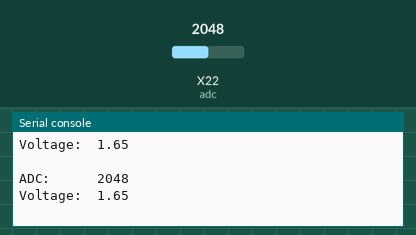
Bench run of a program on a simulated pyboard running MicroPython. Parts: the last lines printed to the serial console. The test bench sets the inputs (shaded band); at power-on: X22 (adc) = 2048 (analog values on the 0–4095 scale). Library files of the repository ran but are not shown: 1 file(s).

Above: at 1.2 s.
1.3 s: X22 (adc) set to 491
At 1.9 s:
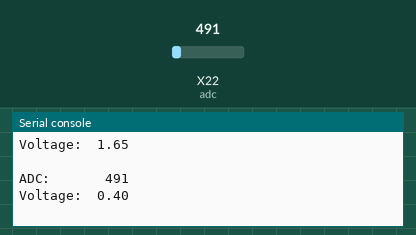
3.5 s: X22 (adc) set to 0
At 3.9 s:
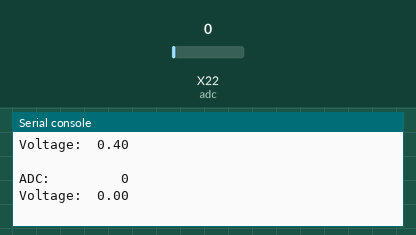
Timing chart, 0 to 6.5 s (numbered marks = the images above; inputs shaded):
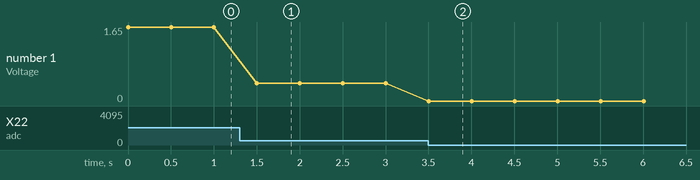

The program:

main.py
```python
###############################################################################
# main.py
#
# simple script to read the value of a flex sensor every 500ms and print
# its value to the REPL. The pin connected to Pin X22 on the pyboard, should
# have a pull-up resistor of 10K connected to it as well. The other pin of the
# flex sensor should be connected to ground.
#
# Created: 10/05/17
#   - Joshua Vaughan
#   - joshua.vaughan@louisiana.edu
#   - http://www.ucs.louisiana.edu/~jev9637
#
# Modified:
#   *
#
# TODO:
#   *
###############################################################################

import pyb      # import the pyboard module
import time     # import the time module

# Set up the analog-to-digital converter
adc = pyb.ADC(pyb.Pin("X22"))

# Now read the pot every 500ms, forever
while (True):
    # Read the value of the flex sensor. It should be in the range 0-4095
    flex_value = adc.read()

    # We can convert the value to the voltage we are reading.
    # 0=0V and 4095=3.3V
    voltage = 3.3 / 4095 * flex_value

    # print out the values, nicely formatted
    print("ADC:     {:5d}".format(flex_value))
    print("Voltage: {:5.2f}\n".format(voltage))

    # sleep for 500ms
    time.sleep_ms(500)
```

Measured:
- after the input at 1.3 s, the serial console: prints a new line after 0.20 s (image 1)
- after the input at 3.5 s, the serial console: prints a new line at once (image 2)
- plotted number 1: 1.65 → 0.4 after the input at 1.3 s, 0.4 → 0 after the input at 3.5 s
